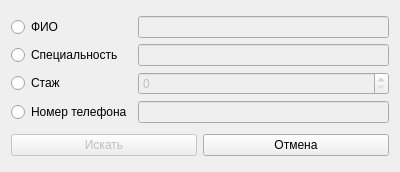
<?xml version="1.0" encoding="UTF-8"?>
<ui version="4.0">
 <class>SearchDoctorDialog</class>
 <widget class="QDialog" name="SearchDoctorDialog">
  <property name="geometry">
   <rect>
    <x>0</x>
    <y>0</y>
    <width>400</width>
    <height>172</height>
   </rect>
  </property>
  <property name="windowTitle">
   <string>Доктора - Поиск</string>
  </property>
  <layout class="QVBoxLayout" name="verticalLayout">
   <item>
    <layout class="QGridLayout" name="gridLayoutDataForm">
     <item row="2" column="0">
      <widget class="QRadioButton" name="radioButtonExperience">
       <property name="text">
        <string>Стаж</string>
       </property>
      </widget>
     </item>
     <item row="4" column="1">
      <widget class="QLineEdit" name="lineEditPhone">
       <property name="enabled">
        <bool>false</bool>
       </property>
      </widget>
     </item>
     <item row="1" column="1">
      <widget class="QLineEdit" name="lineEditSpeciality">
       <property name="enabled">
        <bool>false</bool>
       </property>
      </widget>
     </item>
     <item row="0" column="0">
      <widget class="QRadioButton" name="radioButtonFullname">
       <property name="text">
        <string>ФИО</string>
       </property>
      </widget>
     </item>
     <item row="0" column="1">
      <widget class="QLineEdit" name="lineEditFullname">
       <property name="enabled">
        <bool>false</bool>
       </property>
      </widget>
     </item>
     <item row="1" column="0">
      <widget class="QRadioButton" name="radioButtonSpeciality">
       <property name="text">
        <string>Специальность</string>
       </property>
      </widget>
     </item>
     <item row="4" column="0">
      <widget class="QRadioButton" name="radioButtonPhone">
       <property name="text">
        <string>Номер телефона</string>
       </property>
      </widget>
     </item>
     <item row="2" column="1">
      <widget class="QSpinBox" name="spinBoxExperience">
       <property name="enabled">
        <bool>false</bool>
       </property>
      </widget>
     </item>
    </layout>
   </item>
   <item>
    <layout class="QHBoxLayout" name="horizontalLayoutAction">
     <item>
      <widget class="QPushButton" name="pushButtonSearch">
       <property name="enabled">
        <bool>false</bool>
       </property>
       <property name="text">
        <string>Искать</string>
       </property>
      </widget>
     </item>
     <item>
      <widget class="QPushButton" name="pushButtonCancel">
       <property name="text">
        <string>Отмена</string>
       </property>
      </widget>
     </item>
    </layout>
   </item>
  </layout>
 </widget>
 <resources/>
 <connections/>
</ui>
